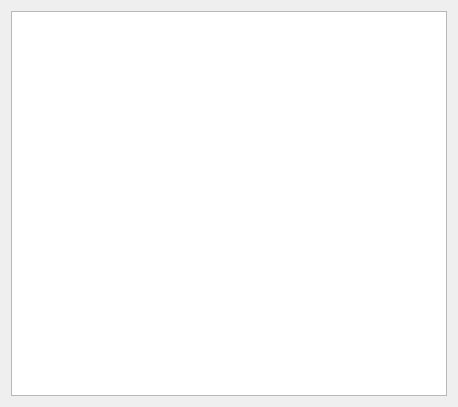
<?xml version="1.0" encoding="UTF-8"?>
<ui version="4.0">
 <class>DataOverviewTableWidget</class>
 <widget class="QWidget" name="DataOverviewTableWidget">
  <property name="geometry">
   <rect>
    <x>0</x>
    <y>0</y>
    <width>458</width>
    <height>407</height>
   </rect>
  </property>
  <property name="windowTitle">
   <string>Form</string>
  </property>
  <layout class="QHBoxLayout" name="horizontalLayout">
   <item>
    <widget class="QTableView" name="tableView"/>
   </item>
  </layout>
 </widget>
 <resources/>
 <connections/>
</ui>
